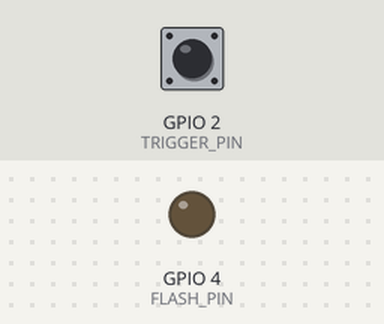
A sketch run on a simulated ESP32. Parts: output pins drawn as LEDs (lit = HIGH). The test bench sets the inputs (shaded band); at power-on: GPIO 2 (TRIGGER_PIN) LOW. WiFi joins after 1.5 s; servers stay silent unless stated; the camera gives no picture; web services answer with replies made up by the test bench; what the sketch prints to the serial monitor is not drawn.

Above: at 4.2 s.
4.3 s: GPIO 2 (TRIGGER_PIN) pulsed HIGH 2 times (0.12 s each, 0.3 s apart)
At 8.13 s:
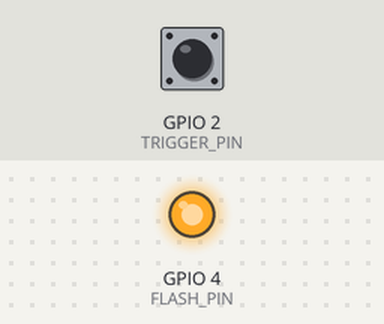
Timing chart, 0 to 9.8 s (numbered marks = the images above; inputs shaded):
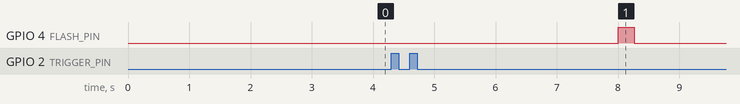

The sketch:

camera.ino
```cpp
#include <Arduino.h>
#include "esp_camera.h"
#include "esp_http_server.h"
#include <WiFi.h>
#include <WiFiClientSecure.h>
#include "secrets.h"

// AI Thinker ESP32-CAM pins.
constexpr int PWDN_GPIO_NUM = 32;
constexpr int RESET_GPIO_NUM = -1;
constexpr int XCLK_GPIO_NUM = 0;
constexpr int SIOD_GPIO_NUM = 26;
constexpr int SIOC_GPIO_NUM = 27;
constexpr int Y9_GPIO_NUM = 35;
constexpr int Y8_GPIO_NUM = 34;
constexpr int Y7_GPIO_NUM = 39;
constexpr int Y6_GPIO_NUM = 36;
constexpr int Y5_GPIO_NUM = 21;
constexpr int Y4_GPIO_NUM = 19;
constexpr int Y3_GPIO_NUM = 18;
constexpr int Y2_GPIO_NUM = 5;
constexpr int VSYNC_GPIO_NUM = 25;
constexpr int HREF_GPIO_NUM = 23;
constexpr int PCLK_GPIO_NUM = 22;

constexpr uint8_t TRIGGER_PIN = 2;
constexpr uint8_t FLASH_PIN = 4;
constexpr uint32_t CAPTURE_COOLDOWN_MS = 8000;
constexpr uint32_t WIFI_RETRY_MS = 15000;

httpd_handle_t webServer = nullptr;
String pendingCaption = "ALERT: Motion detected";
bool capturePending = false;
bool previousTriggerState = false;
uint32_t lastCaptureMs = 0;
uint32_t lastWifiAttemptMs = 0;

bool initializeCamera() {
  camera_config_t config = {};
  config.ledc_channel = LEDC_CHANNEL_0;
  config.ledc_timer = LEDC_TIMER_0;
  config.pin_d0 = Y2_GPIO_NUM;
  config.pin_d1 = Y3_GPIO_NUM;
  config.pin_d2 = Y4_GPIO_NUM;
  config.pin_d3 = Y5_GPIO_NUM;
  config.pin_d4 = Y6_GPIO_NUM;
  config.pin_d5 = Y7_GPIO_NUM;
  config.pin_d6 = Y8_GPIO_NUM;
  config.pin_d7 = Y9_GPIO_NUM;
  config.pin_xclk = XCLK_GPIO_NUM;
  config.pin_pclk = PCLK_GPIO_NUM;
  config.pin_vsync = VSYNC_GPIO_NUM;
  config.pin_href = HREF_GPIO_NUM;
  config.pin_sccb_sda = SIOD_GPIO_NUM;
  config.pin_sccb_scl = SIOC_GPIO_NUM;
  config.pin_pwdn = PWDN_GPIO_NUM;
  config.pin_reset = RESET_GPIO_NUM;
  config.xclk_freq_hz = 10000000;
  config.pixel_format = PIXFORMAT_JPEG;
  config.frame_size = FRAMESIZE_QVGA;
  config.jpeg_quality = 10;
  config.fb_count = psramFound() ? 2 : 1;
  config.grab_mode =
      psramFound() ? CAMERA_GRAB_LATEST : CAMERA_GRAB_WHEN_EMPTY;

  if (esp_camera_init(&config) != ESP_OK) {
    Serial.println("Camera initialization failed");
    return false;
  }

  sensor_t *sensor = esp_camera_sensor_get();
  if (sensor != nullptr) {
    sensor->set_brightness(sensor, 1);
    sensor->set_whitebal(sensor, 1);
    sensor->set_awb_gain(sensor, 1);
    sensor->set_exposure_ctrl(sensor, 1);
    sensor->set_gain_ctrl(sensor, 1);
  }

  return true;
}

void beginWiFiConnection() {
  WiFi.mode(WIFI_STA);
  WiFi.setSleep(false);
  WiFi.begin(WIFI_SSID, WIFI_PASSWORD);
  lastWifiAttemptMs = millis();
}

void serviceWiFi() {
  if (WiFi.status() == WL_CONNECTED) return;

  if (millis() - lastWifiAttemptMs >= WIFI_RETRY_MS) {
    Serial.println("Retrying Wi-Fi connection");
    WiFi.disconnect();
    beginWiFiConnection();
  }
}

bool sendTelegramText(const String &message) {
  if (WiFi.status() != WL_CONNECTED) return false;

  WiFiClientSecure client;
  client.setInsecure();
  if (!client.connect("api.telegram.org", 443)) return false;

  String escapedMessage = message;
  escapedMessage.replace("\\", "\\\\");
  escapedMessage.replace("\"", "\\\"");
  escapedMessage.replace("\n", "\\n");
  escapedMessage.replace("\r", "");

  String body =
      "{\"chat_id\":\"" + String(TELEGRAM_CHAT_ID) +
      "\",\"text\":\"" + escapedMessage + "\"}";

  client.println(
      "POST /bot" + String(TELEGRAM_BOT_TOKEN) +
      "/sendMessage HTTP/1.1");
  client.println("Host: api.telegram.org");
  client.println("Content-Type: application/json");
  client.println("Content-Length: " + String(body.length()));
  client.println("Connection: close");
  client.println();
  client.print(body);

  const uint32_t timeoutStart = millis();
  while (!client.available() && millis() - timeoutStart < 5000) {
    delay(10);
  }

  const String response = client.readString();
  client.stop();
  return response.indexOf("\"ok\":true") >= 0;
}

bool sendTelegramPhoto(const String &caption) {
  if (WiFi.status() != WL_CONNECTED) {
    Serial.println("Image delivery skipped because Wi-Fi is offline");
    return false;
  }

  digitalWrite(FLASH_PIN, HIGH);
  delay(200);
  camera_fb_t *frame = esp_camera_fb_get();
  digitalWrite(FLASH_PIN, LOW);

  if (frame == nullptr) {
    Serial.println("Camera capture failed");
    return false;
  }

  WiFiClientSecure client;
  client.setInsecure();
  if (!client.connect("api.telegram.org", 443)) {
    esp_camera_fb_return(frame);
    return false;
  }

  const String boundary = "BuildingGuardBoundary";
  const String head =
      "--" + boundary + "\r\n"
      "Content-Disposition: form-data; name=\"chat_id\"\r\n\r\n" +
      String(TELEGRAM_CHAT_ID) + "\r\n" +
      "--" + boundary + "\r\n"
      "Content-Disposition: form-data; name=\"caption\"\r\n\r\n" +
      caption + "\r\n" +
      "--" + boundary + "\r\n"
      "Content-Disposition: form-data; name=\"photo\"; "
      "filename=\"building-guard-alert.jpg\"\r\n"
      "Content-Type: image/jpeg\r\n\r\n";
  const String tail = "\r\n--" + boundary + "--\r\n";
  const size_t contentLength = head.length() + frame->len + tail.length();

  client.println(
      "POST /bot" + String(TELEGRAM_BOT_TOKEN) +
      "/sendPhoto HTTP/1.1");
  client.println("Host: api.telegram.org");
  client.println("Content-Type: multipart/form-data; boundary=" + boundary);
  client.println("Content-Length: " + String(contentLength));
  client.println("Connection: close");
  client.println();
  client.print(head);

  size_t sent = 0;
  while (sent < frame->len) {
    const size_t chunk = min(static_cast<size_t>(1024), frame->len - sent);
    client.write(frame->buf + sent, chunk);
    sent += chunk;
  }
  client.print(tail);

  const uint32_t timeoutStart = millis();
  while (!client.available() && millis() - timeoutStart < 8000) {
    delay(10);
  }

  const String response = client.readString();
  client.stop();
  esp_camera_fb_return(frame);

  const bool delivered = response.indexOf("\"ok\":true") >= 0;
  Serial.println(delivered ? "Telegram image sent" : "Telegram image failed");
  return delivered;
}

esp_err_t streamHandler(httpd_req_t *request) {
  httpd_resp_set_type(
      request, "multipart/x-mixed-replace;boundary=frame");

  while (true) {
    camera_fb_t *frame = esp_camera_fb_get();
    if (frame == nullptr) return ESP_FAIL;

    char header[96];
    const size_t headerLength = snprintf(
        header,
        sizeof(header),
        "--frame\r\nContent-Type: image/jpeg\r\n"
        "Content-Length: %u\r\n\r\n",
        static_cast<unsigned int>(frame->len));

    esp_err_t result =
        httpd_resp_send_chunk(request, header, headerLength);
    if (result == ESP_OK) {
      result = httpd_resp_send_chunk(
          request,
          reinterpret_cast<const char *>(frame->buf),
          frame->len);
    }
    if (result == ESP_OK) {
      result = httpd_resp_send_chunk(request, "\r\n", 2);
    }

    esp_camera_fb_return(frame);
    if (result != ESP_OK) return result;
  }
}

esp_err_t captureHandler(httpd_req_t *request) {
  pendingCaption = "Manual capture from Building Guard dashboard";
  capturePending = true;
  httpd_resp_set_hdr(request, "Access-Control-Allow-Origin", "*");
  httpd_resp_send(request, "Capture requested", HTTPD_RESP_USE_STRLEN);
  return ESP_OK;
}

esp_err_t rootHandler(httpd_req_t *request) {
  const String ipAddress = WiFi.localIP().toString();
  const String page =
      "<!doctype html><html><head><meta charset='utf-8'>"
      "<meta name='viewport' content='width=device-width,initial-scale=1'>"
      "<title>Building Guard</title><style>"
      "body{margin:0;font-family:system-ui;background:#111;color:#fff}"
      "header{background:#d95b25;padding:14px 16px}"
      "h1{font-size:18px;margin:0}p{font-size:12px;margin:4px 0 0}"
      "img{display:block;width:100%;background:#000}"
      "button{width:calc(100% - 32px);margin:16px;padding:14px;"
      "border:0;border-radius:8px;background:#d95b25;color:#fff;"
      "font-weight:700}</style></head><body>"
      "<header><h1>Building Guard</h1><p>Local surveillance stream</p></header>"
      "<img src='/stream' alt='Live camera stream'>"
      "<button onclick=\"fetch('/capture').then(()=>alert('Capture requested'))\">"
      "Capture and send to Telegram</button>"
      "<p style='padding:0 16px'>Local address: http://" +
      ipAddress + "</p></body></html>";

  httpd_resp_set_type(request, "text/html");
  httpd_resp_send(request, page.c_str(), page.length());
  return ESP_OK;
}

void startWebServer() {
  httpd_config_t config = HTTPD_DEFAULT_CONFIG();
  config.server_port = 80;
  config.max_uri_handlers = 8;

  httpd_uri_t rootRoute = {};
  rootRoute.uri = "/";
  rootRoute.method = HTTP_GET;
  rootRoute.handler = rootHandler;
  rootRoute.user_ctx = nullptr;

  httpd_uri_t streamRoute = {};
  streamRoute.uri = "/stream";
  streamRoute.method = HTTP_GET;
  streamRoute.handler = streamHandler;
  streamRoute.user_ctx = nullptr;

  httpd_uri_t captureRoute = {};
  captureRoute.uri = "/capture";
  captureRoute.method = HTTP_GET;
  captureRoute.handler = captureHandler;
  captureRoute.user_ctx = nullptr;

  if (httpd_start(&webServer, &config) == ESP_OK) {
    httpd_register_uri_handler(webServer, &rootRoute);
    httpd_register_uri_handler(webServer, &streamRoute);
    httpd_register_uri_handler(webServer, &captureRoute);
  }
}

void interpretControllerCommand(const String &command) {
  if (command == "MOTION") {
    pendingCaption = "ALERT: Motion detected";
    capturePending = true;
  } else if (command == "TAMPER") {
    pendingCaption = "TAMPER ALERT: Physical disturbance detected";
    capturePending = true;
  } else if (command == "COVERED") {
    pendingCaption = "TAMPER ALERT: Camera lens covered";
    capturePending = true;
  }
}

void serviceControllerLink() {
  if (Serial.available()) {
    String command = Serial.readStringUntil('\n');
    command.trim();
    interpretControllerCommand(command);
  }

  const bool triggerState = digitalRead(TRIGGER_PIN) == HIGH;
  if (triggerState && !previousTriggerState) {
    capturePending = true;
  }
  previousTriggerState = triggerState;
}

void setup() {
  Serial.begin(115200);
  pinMode(FLASH_PIN, OUTPUT);
  pinMode(TRIGGER_PIN, INPUT_PULLDOWN);
  digitalWrite(FLASH_PIN, LOW);

  if (!initializeCamera()) {
    delay(3000);
    ESP.restart();
  }

  beginWiFiConnection();
  const uint32_t connectionStart = millis();
  while (
      WiFi.status() != WL_CONNECTED &&
      millis() - connectionStart < 10000) {
    delay(100);
  }

  startWebServer();
  if (WiFi.status() == WL_CONNECTED) {
    sendTelegramText(
        "BUILDING GUARD ONLINE\n\nLocal stream: http://" +
        WiFi.localIP().toString());
  }
}

void loop() {
  serviceWiFi();
  serviceControllerLink();

  if (
      capturePending &&
      millis() - lastCaptureMs >= CAPTURE_COOLDOWN_MS) {
    capturePending = false;
    lastCaptureMs = millis();
    sendTelegramPhoto(pendingCaption);
    pendingCaption = "ALERT: Motion detected";
  }

  delay(10);
}
```

secrets.example.h
```cpp
#pragma once

// Copy this file to secrets.h and replace the placeholders.
// Never commit secrets.h.

constexpr char WIFI_SSID[] = "YOUR_WIFI_NAME";
constexpr char WIFI_PASSWORD[] = "YOUR_WIFI_PASSWORD";
constexpr char TELEGRAM_BOT_TOKEN[] = "YOUR_TELEGRAM_BOT_TOKEN";
constexpr char TELEGRAM_CHAT_ID[] = "YOUR_AUTHORIZED_CHAT_ID";
```

Measured:
- after the input at 4.3 s, GPIO 4 (FLASH_PIN): LOW → HIGH after 3.7 s, → LOW 0.26 s later
